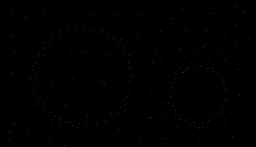
#> input picture HW8/points.jpg, 256 x 147 px, shrunk from 732 x 420 before the run
$ jupyter execute --allow-errors HW8_Q1.ipynb
#> lines starting #> are read from the running program, lines starting #| are printed output that depends on the picture; after the words box and inside, x2 and y2 are one past the last pixel; in counts of white or black regions, pixels touching at a corner belong together; long printed decimals are rounded
# HW8_Q1

[cell 1]
import numpy as np
import matplotlib.pyplot as plt
import cv2
import math

# RANSAC

[cell 2]
import random
from math import sqrt

[cell 3]
class RANSAC:

  def __init__(self, data, k, n, delta, threshold):
    self.data = data  # all points coordinates on image # [x,y]
    self.k = k  # iterations allowed to run algorithm #
    self.n = n  # number of sample points to estimate model parameters #
    self.delta = delta  # allowed distance between candidate model and inliers #
    self.threshold = threshold # this ratio is terminating algorithm #
    self.bestModel = None
    self.maxInliers = [] #we have to save best model by inliers#

  def random_sampling(self):
    ## Start Your Code ##
    for itr in range(self.k):

      points = random.sample(self.data, self.n)

      h, k, r = self.calculateModel(points)

      InliersPoints = []

      for point in self.data:
        d = self.evaluate_model([h, k, r], point)
        if d < self.delta:
          InliersPoints.append(point)

      if len(InliersPoints) > len(self.maxInliers):
        self.maxInliers = InliersPoints
        self.bestModel = [h, k, r]

      if len(self.maxInliers) / len(self.data) > self.threshold:
        break
    ## End ##
    return self.bestModel , self.maxInliers # after this function we have to draw model #


  def calculateModel(self , sample_points):
    ### you can refer to
    # "https://www.geeksforgeeks.org/equation-of-circle-when-three-points-on-the-circle-are-given/"
    # to understand how this function works ###


    # check our model #
    if len(sample_points) != 3:
      print("Define appropriate model calculation, Model not found!")
      return False

    #extract coordinates#
    x1 = sample_points[0][0]
    y1 = sample_points[0][1]

    x2 = sample_points[1][0]
    y2 = sample_points[1][1]

    x3 = sample_points[2][0]
    y3 = sample_points[2][1]

    x12 = x1 - x2
    x13 = x1 - x3

    y12 = y1 - y2
    y13 = y1 - y3

    y31 = y3 - y1
    y21 = y2 - y1

    x31 = x3 - x1
    x21 = x2 - x1

    # x1^2 - x3^2
    sx13 = pow(x1, 2) - pow(x3, 2)

    # y1^2 - y3^2
    sy13 = pow(y1, 2) - pow(y3, 2)

    sx21 = pow(x2, 2) - pow(x1, 2)
    sy21 = pow(y2, 2) - pow(y1, 2)

    f = (((sx13) * (x12) + (sy13) *
          (x12) + (sx21) * (x13) +
          (sy21) * (x13)) // (2 *
                              ((y31) * (x12) - (y21) * (x13))))

    g = (((sx13) * (y12) + (sy13) * (y12) +
          (sx21) * (y13) + (sy21) * (y13)) //
          (2 * ((x31) * (y12) - (x21) * (y13))))

    c = (-pow(x1, 2) - pow(y1, 2) -
          2 * g * x1 - 2 * f * y1)

    # eqn of circle be x^2 + y^2 + 2*g*x + 2*f*y + c = 0
    # where centre is (h = -g, k = -f) and
    # radius r as r^2 = h^2 + k^2 - c
    h = -g
    k = -f
    sqr_of_r = h * h + k * k - c

    # r is the radius
    r = round(sqrt(sqr_of_r), 5)

    # print("Centre = (", h, ", ", k, ")")
    # print("Radius = ", r)
    return (h , k , r)


  def evaluate_model(self, model, point):
    ## Start your code ##
    d = sqrt(((model[0] - point[0]) ** 2) + ((model[1] - point[1]) ** 2))
    d = np.abs(d-model[2])
    ## End ##
    return d # the distance of point to center of candidate model compared to radius of model

[cell 4]
def drawModel(model):
  c_x = int(model[0])
  c_y = int(model[1])
  r = int(model[2])
  draw_image = cv2.circle(pointsImage, (c_y , c_x), r, (255,0,0), thickness=1, shift=0) #BGR color mode #change x , y order ! OOppps

  fig = plt.figure(figsize = (20,10))
  cols = 2
  rows = 1
  fig.add_subplot(rows , cols , 1)
  plt.imshow(draw_image)
  plt.axis('off')
  plt.title("Ransac output image")
  plt.show()

[cell 5]
# process image #
pointsImage = cv2.imread('points.jpg')
#> pointsImage is the input picture: shape (147, 256, 3); min 0, max 65, mean 0.4
pointsImage_gray = cv2.cvtColor(pointsImage ,cv2.COLOR_BGR2GRAY)

ret,thresholded_image = cv2.threshold(pointsImage_gray,10,255,cv2.THRESH_BINARY)
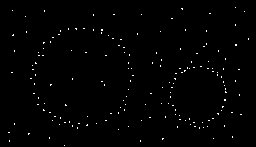
#> thresholded_image: shape (147, 256); 0.85% white in thin lines or dots, all inside (x1, y1, x2, y2) = (8, 7, 249, 146)

cv2.imwrite('points.jpg' , thresholded_image)

height , width = thresholded_image.shape
#> height = 147; width = 256
data_points = []
# data_points = np.where(thresholded_image == 255)
for i in range(height):
  for j in range(width):
    if thresholded_image[i][j] == 255:
      data_points.append([i,j]) # I save row and column of pixel here as points to be optimized algorithm #
    else:
      continue

print(len(data_points))
#| 321
print(thresholded_image.shape)
#| (147, 256)
plt.imshow(thresholded_image , cmap='gray')

[cell 6]
# set K and just run this cell #
# you can change or add to this cell if needed #
if __name__ == "__main__":
  # make your ransac object here#
  ransac = RANSAC(data_points , k = 100 , n = 3 , delta = 5 , threshold = 0.5)
  # find first model#
  final_model , inliers = ransac.random_sampling()
  center = [final_model[1],final_model[0]] #change order of x , y here
  print("The final model is centered at {} , radius is {} with {} inliers".format(center, final_model[2], len(inliers)))
#| The final model is centered at [198, 95] , radius is 28.018 with 81 inliers
  drawModel(final_model)

  # make your ransac object here#
  new_data_points = [point for point in data_points if point not in inliers]
  ransac = RANSAC(new_data_points , k = 100 , n = 3 , delta = 5 , threshold = 0.5)
  # find first model#
  final_model , inliers = ransac.random_sampling()
  center = [final_model[1],final_model[0]] #change order of x , y here
  print("The final model is centered at {} , radius is {} with {} inliers".format(center, final_model[2], len(inliers)))
#| The final model is centered at [83, 75] , radius is 50.537 with 108 inliers
  drawModel(final_model)
#> in drawModel (call 2), `draw_image = cv2.circle(pointsImage, (c_y , c_x), r, (255,0,0), thickn..`:
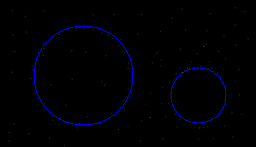
#> draw_image: shape (147, 256, 3); mean B, G, R 3.3, 0.3, 0.3

# HOUGH

[cell 7]
shapeImage = cv2.imread("ContourCircles.jpg")
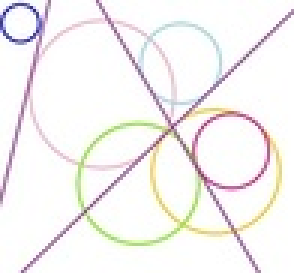
#> input picture HW8/ContourCircles.jpg, 98 x 91 px, shrunk from 280 x 260 before the run (shown 3 times larger)
#> shapeImage is the input picture: shape (91, 98, 3); mean B, G, R 241.6, 242.7, 245.1
shapeImage = cv2.cvtColor(shapeImage ,cv2.COLOR_BGR2RGB)
plt.imshow(shapeImage)
plt.show()

[cell 8]
grayImage = cv2.cvtColor(shapeImage ,cv2.COLOR_RGB2GRAY)
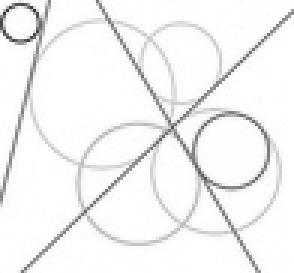
#> grayImage: shape (91, 98) (shown 3 times larger); min 52, max 255, mean 243.3
ret,thresholded_image = cv2.threshold(grayImage,230,255,cv2.THRESH_BINARY_INV)
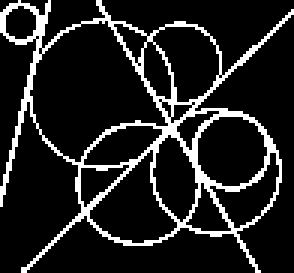
#> thresholded_image: shape (91, 98) (shown 3 times larger); 13.5% white in thin lines or dots
plt.imshow(thresholded_image , cmap="gray")
plt.show()

[cell 9]
h , w , ch= shapeImage.shape
print("height and width are :" , h , w)
#| height and width are : 91 98
edgePointsX , edgePointsY = np.where(thresholded_image == 255)
# print(len(edgePointsX) , edgePointsX , edgePointsY)

[cell 10]
def CircleHough(x, y, radiusList):

  ## Start Your Code ##
  circleParams = []

  num_circles = len(radiusList)

  circles_info = np.zeros((num_circles, int(h), int(w)))

  for p in zip(x, y):
    x_candidate, y_candidate = p[0], p[1]

    for radius in range(len(radiusList)):

      for theta in range(360):

        radian = theta * np.pi / 180
        x_hough = int(x_candidate - radiusList[radius] * np.cos(radian))
        y_hough = int(y_candidate - radiusList[radius] * np.sin(radian))

        if 0 <= x_hough < h and 0 <= y_hough < w:
          circles_info[radius, x_hough, y_hough] += 1
#> this loop made 1206 passes
#> p on passes 1 to 3: (0, 6), (0, 16), (0, 32)

  for i in range(len(radiusList)):
    circleParams.append(np.append(np.unravel_index([np.argmax(circles_info[i, :, :])], circles_info[i].shape), i))

  circleParams = np.array(circleParams).T
  ## End ##

  return circleParams

[cell 11]
def drawCircle(parameters):
  circles = []
  for i,j,k in zip(parameters[0],parameters[1],parameters[2]):
        circles.append((i,j,radiusList[k]))
#> this loop made 6 passes
#> (i, j) on passes 2 to 6: (0, 0), (0, 75), (52, 72), (38, 41), (59, 0)
#> j on pass 1: 19

  for m in circles:
      cv2.circle(shapeImage,(m[1],m[0]), m[2], (255,0,128), 1)
#> this loop made 6 passes
#> m on passes 1 to 6: (0, 19, 57), (0, 0, 71), (0, 75, 38), (52, 72, 17), (38, 41, 35), (59, 0, 59)
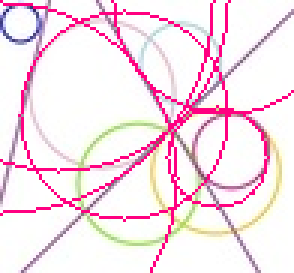
#> shapeImage: shape (91, 98, 3) (shown 3 times larger); mean R, G, B 246.5, 225.7, 234.1

[cell 12]
def showHoughResult(image):
  cv2.imwrite("HoughCirclesTry.jpg" , image)
  fig = plt.figure(figsize = (15,15))
  cols = 2
  rows = 1
  fig.add_subplot(rows , cols , 1)
  plt.imshow(image)
  plt.axis('off')
  plt.title("Hough output image")
  plt.show()

[cell 13]
radiusList = [57 , 71 , 38 , 17 , 35 , 59] # we use fixed radiuses #
circleParams = CircleHough(edgePointsX , edgePointsY , radiusList)
drawCircle(circleParams)
showHoughResult(shapeImage)

## **Hough Line Detection**

[cell 14]
# Reading the required image in
# which operations are to be done.
# Make sure that the image is in the same
# directory in which this python program is
img = cv2.imread('ContourCircles.jpg')

# Convert the img to grayscale
gray = cv2.cvtColor(img, cv2.COLOR_BGR2GRAY)

# Apply edge detection method on the image
edges = cv2.Canny(gray, 50, 150)
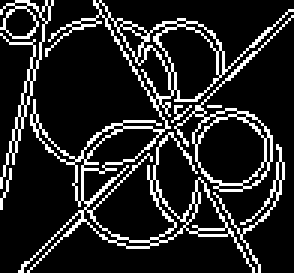
#> edges: shape (91, 98) (shown 3 times larger); 15.1% white in thin lines or dots

# This returns an array of r and theta values
lines = cv2.HoughLines(edges, 1, np.pi/180, 150)

# The below for loop runs till r and theta values
# are in the range of the 2d array
#> (the rest of this cell did not finish here and is left out)
